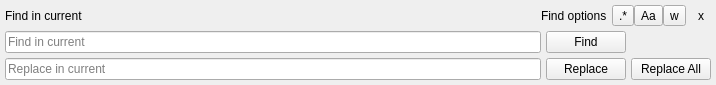
<?xml version="1.0" encoding="UTF-8"?>
<ui version="4.0">
 <class>Form</class>
 <widget class="QWidget" name="Form">
  <property name="geometry">
   <rect>
    <x>0</x>
    <y>0</y>
    <width>716</width>
    <height>83</height>
   </rect>
  </property>
  <property name="sizePolicy">
   <sizepolicy hsizetype="Preferred" vsizetype="Maximum">
    <horstretch>0</horstretch>
    <verstretch>0</verstretch>
   </sizepolicy>
  </property>
  <property name="windowTitle">
   <string>Form</string>
  </property>
  <layout class="QGridLayout" name="gridLayout">
   <property name="leftMargin">
    <number>5</number>
   </property>
   <property name="topMargin">
    <number>5</number>
   </property>
   <property name="rightMargin">
    <number>5</number>
   </property>
   <property name="bottomMargin">
    <number>5</number>
   </property>
   <property name="spacing">
    <number>5</number>
   </property>
   <item row="2" column="0">
    <widget class="QLineEdit" name="find_text">
     <property name="placeholderText">
      <string>Find in current</string>
     </property>
    </widget>
   </item>
   <item row="2" column="1">
    <widget class="QPushButton" name="find">
     <property name="text">
      <string>Find</string>
     </property>
     <property name="autoDefault">
      <bool>false</bool>
     </property>
     <property name="default">
      <bool>false</bool>
     </property>
    </widget>
   </item>
   <item row="3" column="0">
    <widget class="QLineEdit" name="replace_text">
     <property name="placeholderText">
      <string>Replace in current</string>
     </property>
    </widget>
   </item>
   <item row="3" column="1">
    <widget class="QPushButton" name="replace">
     <property name="text">
      <string>Replace</string>
     </property>
    </widget>
   </item>
   <item row="3" column="2">
    <widget class="QPushButton" name="replace_all">
     <property name="text">
      <string>Replace All</string>
     </property>
    </widget>
   </item>
   <item row="0" column="0" colspan="3">
    <widget class="QWidget" name="widget_2" native="true">
     <property name="sizePolicy">
      <sizepolicy hsizetype="Preferred" vsizetype="Maximum">
       <horstretch>0</horstretch>
       <verstretch>0</verstretch>
      </sizepolicy>
     </property>
     <layout class="QHBoxLayout" name="horizontalLayout_2">
      <property name="spacing">
       <number>5</number>
      </property>
      <property name="leftMargin">
       <number>0</number>
      </property>
      <property name="topMargin">
       <number>0</number>
      </property>
      <property name="rightMargin">
       <number>0</number>
      </property>
      <property name="bottomMargin">
       <number>0</number>
      </property>
      <item>
       <widget class="QLabel" name="status">
        <property name="text">
         <string>Find in current</string>
        </property>
       </widget>
      </item>
      <item>
       <spacer name="horizontalSpacer">
        <property name="orientation">
         <enum>Qt::Horizontal</enum>
        </property>
        <property name="sizeHint" stdset="0">
         <size>
          <width>40</width>
          <height>20</height>
         </size>
        </property>
       </spacer>
      </item>
      <item>
       <widget class="QLabel" name="label_2">
        <property name="text">
         <string>Find options</string>
        </property>
       </widget>
      </item>
      <item>
       <widget class="QWidget" name="widget" native="true">
        <property name="sizePolicy">
         <sizepolicy hsizetype="Maximum" vsizetype="Maximum">
          <horstretch>0</horstretch>
          <verstretch>0</verstretch>
         </sizepolicy>
        </property>
        <layout class="QHBoxLayout" name="horizontalLayout">
         <property name="spacing">
          <number>0</number>
         </property>
         <property name="leftMargin">
          <number>0</number>
         </property>
         <property name="topMargin">
          <number>0</number>
         </property>
         <property name="rightMargin">
          <number>0</number>
         </property>
         <property name="bottomMargin">
          <number>0</number>
         </property>
         <item>
          <widget class="QToolButton" name="use_regex">
           <property name="toolTip">
            <string>Use Regex</string>
           </property>
           <property name="text">
            <string>.*</string>
           </property>
           <property name="checkable">
            <bool>true</bool>
           </property>
          </widget>
         </item>
         <item>
          <widget class="QToolButton" name="match_case">
           <property name="toolTip">
            <string>Match Case</string>
           </property>
           <property name="text">
            <string>Aa</string>
           </property>
           <property name="checkable">
            <bool>true</bool>
           </property>
          </widget>
         </item>
         <item>
          <widget class="QToolButton" name="whole_word">
           <property name="toolTip">
            <string>Whole Word</string>
           </property>
           <property name="text">
            <string>w</string>
           </property>
           <property name="checkable">
            <bool>true</bool>
           </property>
          </widget>
         </item>
        </layout>
       </widget>
      </item>
      <item>
       <widget class="QToolButton" name="close">
        <property name="toolTip">
         <string>Close</string>
        </property>
        <property name="text">
         <string>x</string>
        </property>
        <property name="autoRaise">
         <bool>true</bool>
        </property>
        <property name="arrowType">
         <enum>Qt::NoArrow</enum>
        </property>
       </widget>
      </item>
     </layout>
    </widget>
   </item>
  </layout>
 </widget>
 <tabstops>
  <tabstop>use_regex</tabstop>
  <tabstop>match_case</tabstop>
  <tabstop>whole_word</tabstop>
  <tabstop>close</tabstop>
  <tabstop>find_text</tabstop>
  <tabstop>find</tabstop>
  <tabstop>replace_text</tabstop>
  <tabstop>replace</tabstop>
  <tabstop>replace_all</tabstop>
 </tabstops>
 <resources/>
 <connections/>
</ui>
